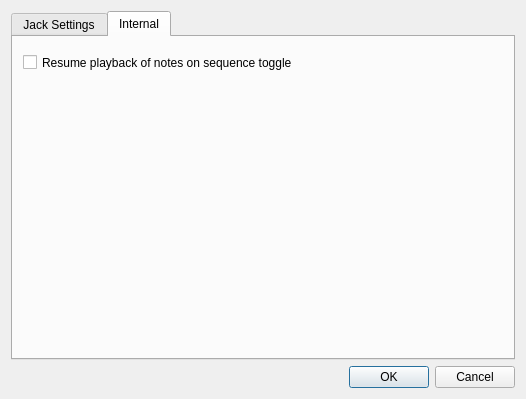
<?xml version="1.0" encoding="UTF-8"?>
<ui version="4.0">
 <class>PreferencesDialog</class>
 <widget class="QDialog" name="PreferencesDialog">
  <property name="geometry">
   <rect>
    <x>0</x>
    <y>0</y>
    <width>526</width>
    <height>399</height>
   </rect>
  </property>
  <property name="windowTitle">
   <string>Preferences</string>
  </property>
  <layout class="QVBoxLayout" name="verticalLayout">
   <item>
    <widget class="QTabWidget" name="tabWidget">
     <property name="currentIndex">
      <number>1</number>
     </property>
     <widget class="QWidget" name="tabJackSync">
      <attribute name="title">
       <string>Jack Settings</string>
      </attribute>
      <layout class="QVBoxLayout" name="verticalLayout_2">
       <item>
        <layout class="QGridLayout" name="gridLayout">
         <item row="0" column="0" colspan="2">
          <widget class="QCheckBox" name="chkJackTransport">
           <property name="text">
            <string>Enable Jack Transport</string>
           </property>
          </widget>
         </item>
         <item row="2" column="0" colspan="2">
          <widget class="QCheckBox" name="chkJackConditional">
           <property name="text">
            <string>Master Conditional</string>
           </property>
          </widget>
         </item>
         <item row="3" column="0">
          <widget class="QPushButton" name="btnJackConnect">
           <property name="text">
            <string>Connect</string>
           </property>
          </widget>
         </item>
         <item row="3" column="1">
          <widget class="QPushButton" name="btnJackDisconnect">
           <property name="text">
            <string>Disconnect</string>
           </property>
          </widget>
         </item>
         <item row="1" column="0" colspan="2">
          <widget class="QCheckBox" name="chkJackMaster">
           <property name="text">
            <string extracomment="Serve as jack transport master">Transport Master</string>
           </property>
          </widget>
         </item>
        </layout>
       </item>
      </layout>
     </widget>
     <widget class="QWidget" name="tab">
      <attribute name="title">
       <string>Internal</string>
      </attribute>
      <widget class="QCheckBox" name="chkNoteResume">
       <property name="geometry">
        <rect>
         <x>10</x>
         <y>10</y>
         <width>301</width>
         <height>31</height>
        </rect>
       </property>
       <property name="text">
        <string>Resume playback of notes on sequence toggle</string>
       </property>
      </widget>
     </widget>
    </widget>
   </item>
   <item>
    <widget class="QDialogButtonBox" name="buttonBox">
     <property name="standardButtons">
      <set>QDialogButtonBox::Cancel|QDialogButtonBox::Ok</set>
     </property>
    </widget>
   </item>
  </layout>
 </widget>
 <resources/>
 <connections/>
</ui>
